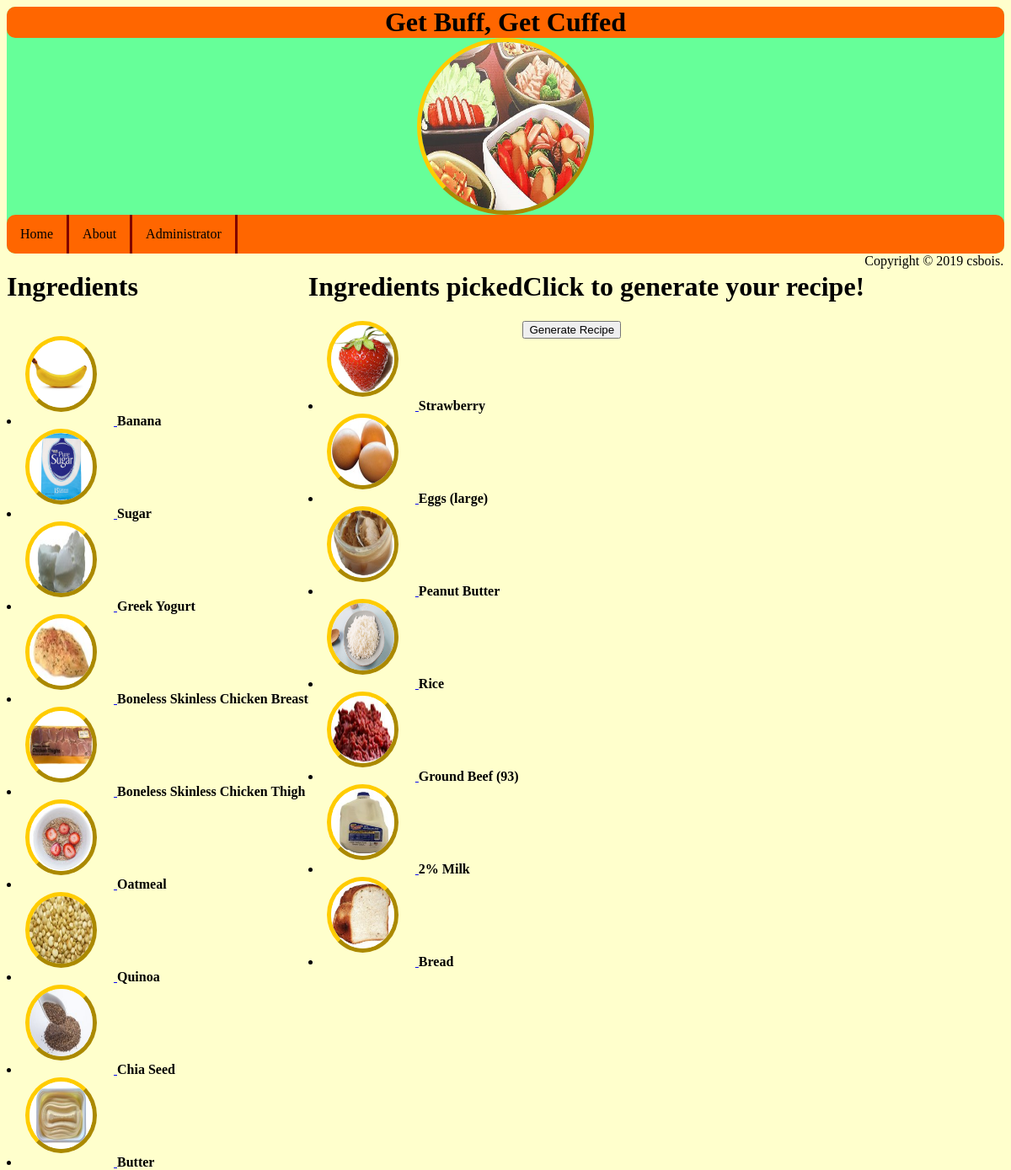
The page /index on the database as committed earlier.
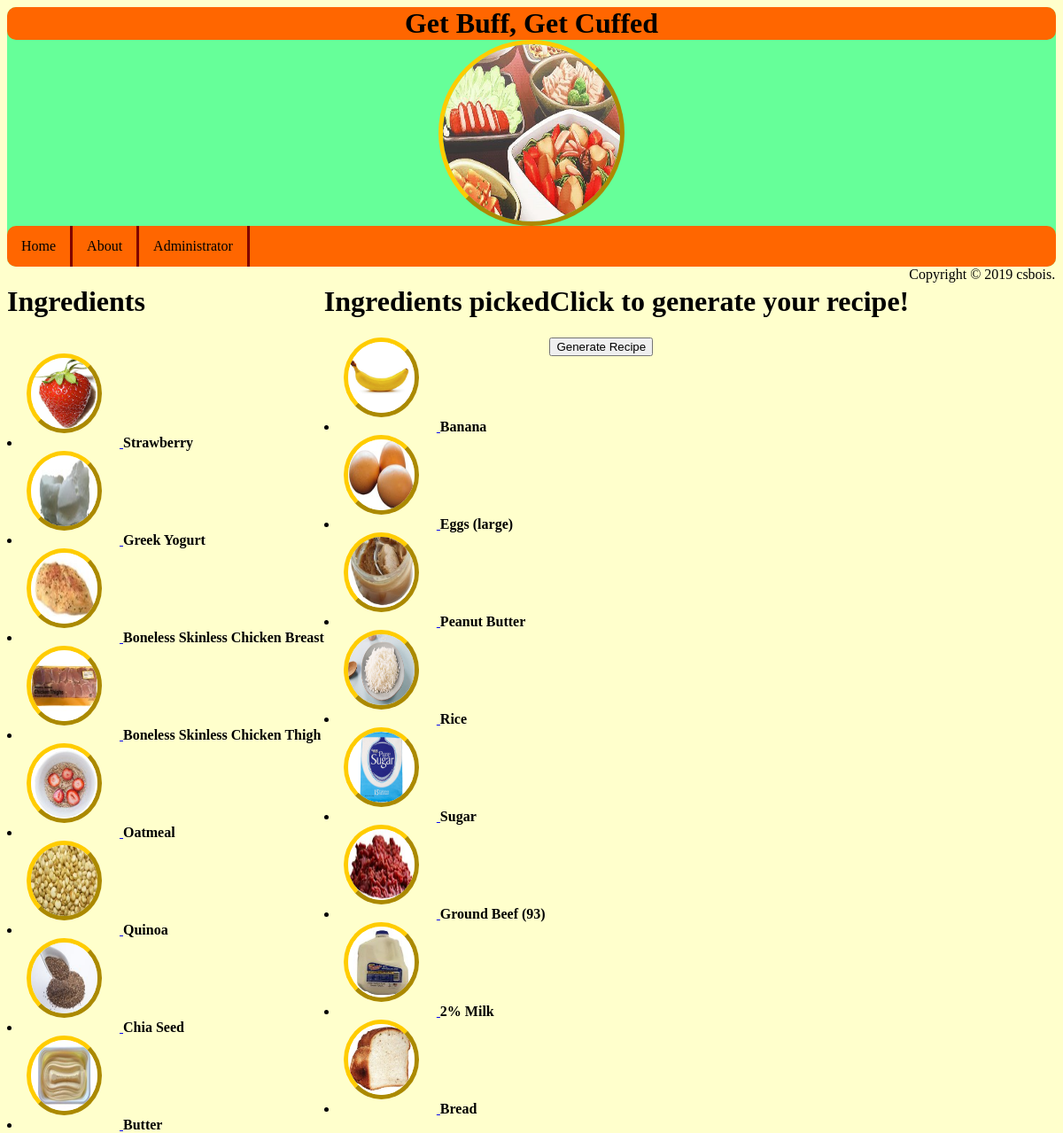
The same page on the database as committed later.
### nutri/models.py (models this page shows, shortened)
class Food(db.Model):
	id = db.Column(db.Integer, primary_key=True)
	name = db.Column(db.String(50), unique=True, nullable=False)
	image_file = db.Column(db.String(50), unique=True, nullable=False, default='static/pictures/default.png')
	cal_per_unit = db.Column(db.Integer)
	protein_per_unit = db.Column(db.Integer)
	fat_per_unit = db.Column(db.Integer)
	carb_per_unit = db.Column(db.Integer)
	chosen = db.Column(db.Boolean, default=False)

### nutri/route.py (the view, shortened to what this page needs)
@app.route('/')
@app.route('/index', methods=['GET', 'POST'])
def index():
	food_l = Food.query.filter_by(chosen=False).all()
	chosen = Food.query.filter_by(chosen=True).all()
	return render_template('index.html',food_l=food_l, chosen=chosen)

### nutri/templates/index.html
{% extends "layout.html" %}
{% block content %}
	<div>
		<form method="POST" action="/result">
			<div id="float-left">
			<h1 class = "ingredients-heading"> Ingredients </h1><br>
			{% for food in food_l %}
			<li>
				<a href="{{ url_for('chosen', id= food.id)}}">
					<img class = "fruit-img" src="{{ url_for('static', filename='pictures/' + food.image_file) }}" width = 50 height=50>
				</a>
				<b>{{ food.name }}</b>
			</li>
			{% endfor %}
			</div>
			<div id="middle-align">
			<h1 class = "ingredients-heading"> Ingredients picked </h1>
			{% for food in chosen %}
			<li>
				<a href="{{ url_for('remove', id=food.id)}}">
					<img class = "fruit-img" src="{{ url_for('static', filename='pictures/' + food.image_file) }}" width = 50 height=50>
				</a>
				<b>{{ food.name }}</b>
			</li>
			{% endfor %}
			</div>
			<div id="middle-align">
			<h1 class = "ingredients-heading"> Click to generate your recipe! </h2>
			<input type="submit" name="submit_button" value ="Generate Recipe">
			</div>
		</form>
	</div>
	<div id=copyright>
	Copyright &copy; 2019 csbois.
	</div>
{% endblock content%}

### nutri/templates/layout.html (shortened to what this page needs)
<!DOCTYPE html>
<html>
	<head>
	<link rel="stylesheet" type="text/css" href="{{ url_for('static', filename='main.css') }}">
	</head>
	<body>
	<div id="title">
		<h1 id="title1">Get Buff, Get Cuffed</h1>
			<img src="/static/Pictures/HomePage.jpg" id="home-pic" width=200 height=200>
		<ul id="navigation-bar">
			<li><a href="/">Home</a></li>
			<li><a href="/about">About</a></li>
			<li><a href="/admin">Administrator</a></li>
		</ul>
	</div>
	{% block content %}{% endblock content%}
	</body>
</html>

### nutri/static/main.css (style rules this page uses)
#title { border-top-left-radius: 10px; border-top-right-radius: 10px; border-bottom-left-radius: 10px; border-bottom-right-radius: 10px; background-color: #66ff99; font-family: cursive; text-align: center; width: 100%; }
#title1 { display: block; margin: 0; padding: 0; overflow: hidden; background-color: #ff6600; width: 100%; border-top-left-radius: 10px; border-top-right-radius: 10px; border-bottom-left-radius: 10px; border-bottom-right-radius: 10px; }
.fruit-img { height: 80px; width: 75px; margin-right: 20px; margin-bottom: 16px; border-radius: 50%; border-style: outset; border-color: #ffcc00; border-width: 5px; transition: transform 1.5s; }
body { background-color: #ffffcc; }
#navigation-bar { list-style-type: none; margin: 0; padding: 0; overflow: hidden; background-color: #ff6600; width: 100%; border-top-left-radius: 10px; border-top-right-radius: 10px; border-bottom-left-radius: 10px; border-bottom-right-radius: 10px; }
#navigation-bar a { float: left; display: block; color: black; text-align: center; padding: 14px 16px; text-decoration: none; border-right: 3px solid #800000; }
#float-left { float: left; }
#middle-align { float: left; }
#home-pic { margin-left: auto; margin-right: auto; margin-top: auto; margin-bottom: auto; display: block; border-radius: 90%; border-style: outset; border-color: #ffcc00; border-width: 5px; position: center; }

Rows that differ between the two databases and show on the page:
changed Food "Strawberry": moves from the list under "Ingredients picked" to the list under "Ingredients"
changed Food "Banana": moves from the list under "Ingredients" to the list under "Ingredients picked"
changed Food "Sugar": moves from the list under "Ingredients" to the list under "Ingredients picked"
